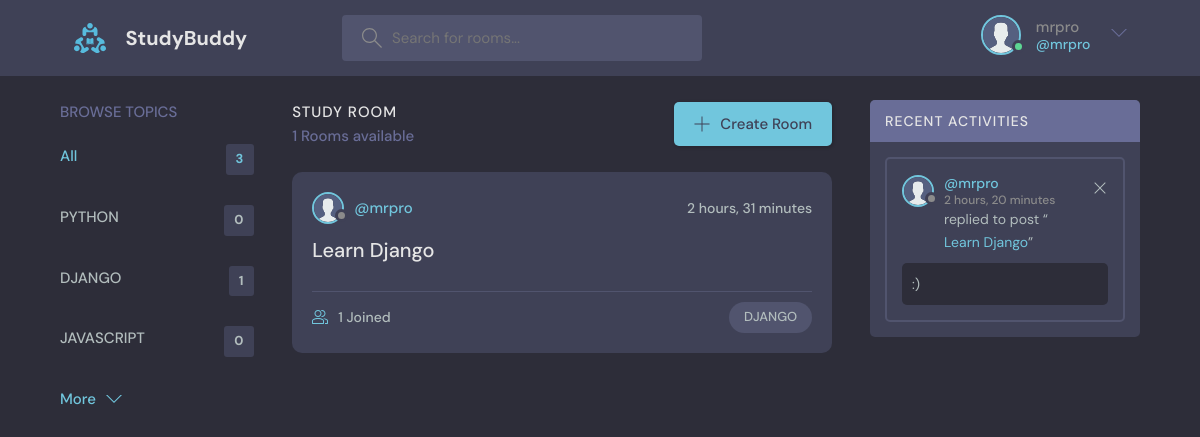
The app's page / (signed in) with its own data.
### base/models.py (models this page shows, shortened)
class Topic(models.Model):
    name = models.CharField(max_length=200)

class Room(models.Model):
    host = models.ForeignKey(User, on_delete=models.SET_NULL, null=True)
    topic = models.ForeignKey(Topic, on_delete=models.SET_NULL, null=True)
    name = models.CharField(max_length=200)
    description = models.TextField(null=True, blank=True)
    participants = models.ManyToManyField(User, related_name='participants', blank=True)
    updated = models.DateTimeField(auto_now=True)
    created = models.DateTimeField(auto_now_add=True)
    class Meta:
        ordering = ['-updated', '-created']
    def __str__(self):
        return self.name

class Message(models.Model):
    user = models.ForeignKey(User, on_delete=models.CASCADE)
    room = models.ForeignKey(Room, on_delete=models.CASCADE)
    body = models.TextField()
    updated = models.DateTimeField(auto_now=True)
    created = models.DateTimeField(auto_now_add=True)
    class Meta:
        ordering = ['-updated', '-created']

### base/views.py (the view)
# urls.py: path('', views.home, name='home'),
def home(request):
    q = request.GET.get('q') if request.GET.get('q') != None else ''
    rooms = Room.objects.filter(
        Q(topic__name__icontains=q) |
        Q(name__icontains=q) |
        Q(description__icontains=q)
    )
    topics = Topic.objects.all()[0:5]
    room_count = rooms.count()
    room_messages = Message.objects.filter(Q(room__topic__name__icontains=q))
    context = {'rooms' : rooms, 'topics' : topics,
    'room_count' : room_count, 'room_messages' : room_messages}
    return render(request, 'base/home.html', context)

### base/templates/base/home.html (shortened to what this page needs)
{% extends 'main.html' %}
{% block content %}
<main class="layout layout--3">
      <div class="container">
        {% include 'base/topics_component.html' %}
        <div class="roomList">
          <div class="roomList__header">
            <div>
              <h2>Study Room</h2>
              <p>{{room_count}} Rooms available</p>
            </div>
            <a class="btn btn--main" href="{% url 'create-room' %}">
              <svg version="1.1" xmlns="http://www.w3.org/2000/svg" width="32" height="32" viewBox="0 0 32 32">
                <title>add</title>
                <path
                  d="M16.943 0.943h-1.885v14.115h-14.115v1.885h14.115v14.115h1.885v-14.115h14.115v-1.885h-14.115v-14.115z"
                ></path>
              </svg>
              Create Room
            </a>
          </div>
          {% include 'base/feed_component.html' %}
        </div>
        {% include 'base/activity_component.html' %}
      </div>
    </main>
{% endblock %}

### templates/navbar.html (shortened to what this page needs)
{% load static %}
<header class="header header--loggedIn">
    <div class="container">
      <a href="{% url 'home' %}" class="header__logo">
        <img src="{% static 'images/logo.svg' %}" />
        <h1>StudyBuddy</h1>
      </a>
      <form class="header__search" method="GET" action="{% url 'home' %}">
        <label>
          <input name='q' placeholder="Search for rooms..." />
        </label>
      </form>
      <nav class="header__menu">
        {% if request.user.is_authenticated %}
        <div class="header__user">
          <a href="{% url 'update-user' %}">
            <div class="avatar avatar--medium active">
              <img src="{% static 'images/avatar.svg' %}" />
            </div>
            <p>{{request.user.username}} <span>@{{request.user.username}}</span></p>
          </a>
          <button class="dropdown-button">
            <svg version="1.1" xmlns="http://www.w3.org/2000/svg" width="32" height="32" viewBox="0 0 32 32">
              <title>chevron-down</title>
              <path d="M16 21l-13-13h-3l16 16 16-16h-3l-13 13z"></path>
            </svg>
          </button>
        </div>
        {% else %}
        <a href="{% url 'login' %}">
          <img src="{% static 'images/avatar.svg' %}" />
          <p>Login</p>
        </a>
        {% endif %}
      </nav>
    </div>
  </header>

### base/templates/base/topics_component.html
<div class="topics">
    <div class="topics__header">
      <h2>Browse Topics</h2>
    </div>
    <ul class="topics__list">
      <li>
        <a href="{% url 'home' %}" class="active">All <span>{{topics.count}}</span></a>
      </li>
      {% for topic in topics %}
      <li>
        <a href="{% url 'home' %}?q={{topic.name}}">{{topic.name}} <span>{{topic.room_set.all.count}}</span></a>
      </li>
      {% endfor %}
    </ul>
    <a class="btn btn--link" href="{% url 'topics' %}">
      More
      <svg version="1.1" xmlns="http://www.w3.org/2000/svg" width="32" height="32" viewBox="0 0 32 32">
        <title>chevron-down</title>
        <path d="M16 21l-13-13h-3l16 16 16-16h-3l-13 13z"></path>
      </svg>
    </a>
  </div>

### base/templates/base/feed_component.html (shortened to what this page needs)
{% load static %}
{% for room in rooms %}
<div class="roomListRoom">
    <div class="roomListRoom__header">
      <a href="{% url 'user-profile' room.host.id %}" class="roomListRoom__author">
        <div class="avatar avatar--small">
          <img src="{% static 'images/avatar.svg' %}" />
        </div>
        <span>@{{room.host.username}}</span>
      </a>
      <div class="roomListRoom__actions">
        <span>{{room.created|timesince}}</span>
      </div>
    </div>
    <div class="roomListRoom__content">
      <a href="{% url 'room' room.id %}">{{room.name}}</a>
    </div>
    <div class="roomListRoom__meta">
      <a href="{% url 'room' room.id %}" class="roomListRoom__joined">
        {{room.participants.all.count}} Joined
      </a>
      <p class="roomListRoom__topic">{{room.topic.name}}</p>
    </div>
  </div>
{% endfor %}

### base/templates/base/activity_component.html
{% load static %}
<div class="activities">
    <div class="activities__header">
      <h2>Recent Activities</h2>
    </div>
    {% for message in room_messages %}
    <div class="activities__box">
      <div class="activities__boxHeader roomListRoom__header">
        <a href="{% url 'user-profile' message.user.id %}" class="roomListRoom__author">
          <div class="avatar avatar--small">
            <img src="{% static 'images/avatar.svg' %}" />
          </div>
          <p>
            @{{message.user}}
            <span>{{message.created|timesince}}</span>
          </p>
        </a>
        {% if request.user == message.user %}
        <div class="roomListRoom__actions">
          <a href="{% url 'delete-message' message.id %}">
            <svg version="1.1" xmlns="http://www.w3.org/2000/svg" width="32" height="32" viewBox="0 0 32 32">
              <title>remove</title>
              <path
                d="M27.314 6.019l-1.333-1.333-9.98 9.981-9.981-9.981-1.333 1.333 9.981 9.981-9.981 9.98 1.333 1.333 9.981-9.98 9.98 9.98 1.333-1.333-9.98-9.98 9.98-9.981z"
              ></path>
            </svg>
          </a>
        </div>
        {% endif %}
      </div>
      <div class="activities__boxContent">
        <p>replied to post “<a href="{% url 'room' message.room.id %}">{{message.room}}</a>”</p>
        <div class="activities__boxRoomContent">
            {{message.body}}
        </div>
      </div>
    </div>
    {% endfor %}
  </div>

### records on screen
Topic: name "PYTHON", room_set.all.count "0"
Topic: name "DJANGO", room_set.all.count "1"
Topic: name "JAVASCRIPT", room_set.all.count "0"
Room: host.username "mrpro", created "2 hours, 31 minutes", name "Learn Django", participants.all.count "1", topic.name "DJANGO"
Message: user "mrpro", created "2 hours, 20 minutes", room "Learn Django", body ":)"

### other values on screen
{{ request.user.username }} "mrpro"
{{ topics.count }} "3"
{{ room_count }} "1"
